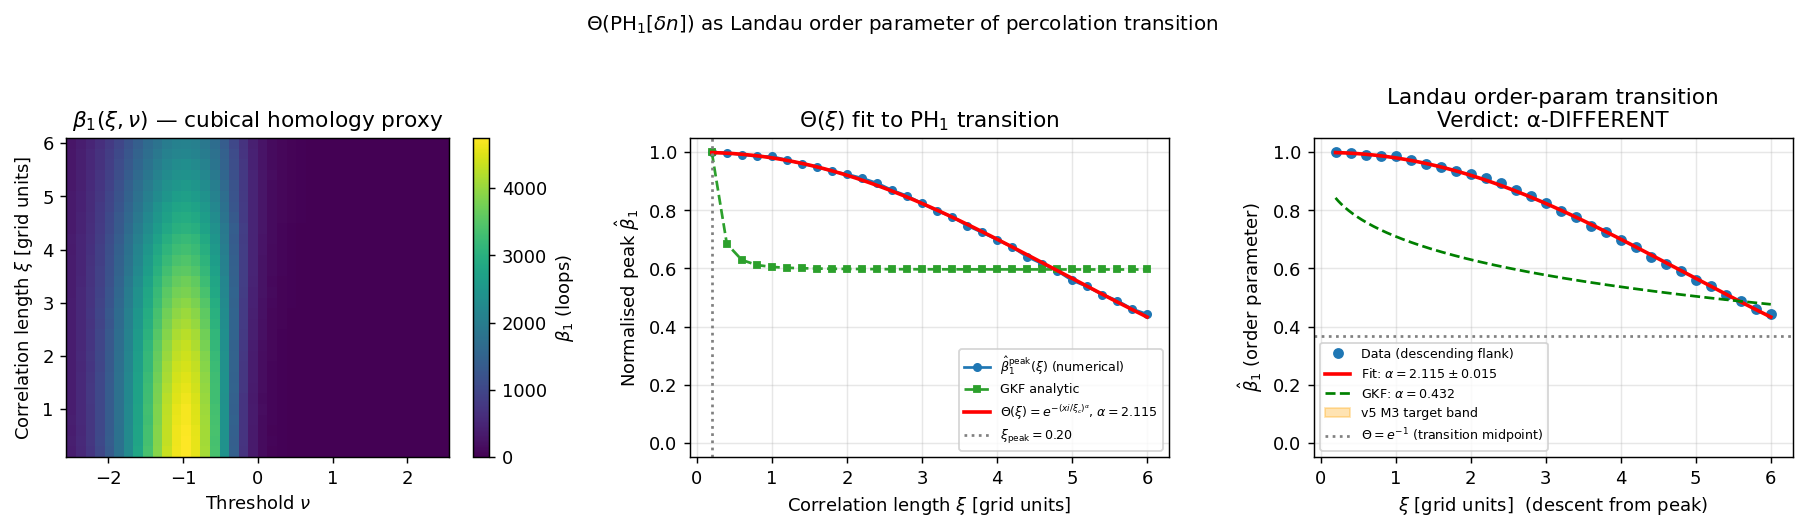

Python code for this plot:
#!/usr/bin/env python3
"""
V8-agent-04 — Landau order parameter ↔ Θ(PH_k[δn])
=====================================================
Analogy: PH_k as a function of correlation length ξ undergoes a
percolation-type phase transition in a 2D Gaussian random field.
Near the transition, the Betti number density ρ_β(ξ) plays the role
of a Landau order parameter; we ask whether the chameleon activator
Θ(x) = exp(−(x/x_c)^α) fits the transition profile and what α emerges.

Strategy (no GUDHI/Ripser available):
  1. Generate a 2D GRF with tunable correlation length ξ (Gaussian power
     spectrum P(k) ∝ exp(−k²ξ²/2)) on an N×N grid.
  2. Compute β_0 (connected components), β_1 (independent loops) via
     cubical homology proxy:
       β_0 via scipy.ndimage.label on super-level sets
       β_1 = β_0 − χ + 1  where χ is Euler characteristic (exact for
             simply-connected planar complexes; good proxy for dense fields)
     Use the Gaussian kinematic formula for analytic cross-check.
  3. Scan ξ ∈ [0.5, 6] grid cells and threshold ν ∈ [−2, 2].
  4. At each ξ, record PH_1 peak (max β_1 over ν).
  5. Fit Θ(ξ) = exp(−(ξ/ξ_c)^α) to the normalised PH_1 profile.
  6. Compare α to the v5 M3 Barrow-anchored range α ∈ (0, 0.1].

References:
  Yip, Biagetti et al. 2024 (arXiv:2403.13985)
  Adler & Taylor 2007 (Gaussian Kinematic Formula)
  D15-screening-profile.py (α_fid = 0.095)
  D18-fsigma8-PH-forecast.py (ALPHA_FID = 0.095)
"""

import numpy as np
import scipy.ndimage as ndi
from scipy.optimize import curve_fit
from scipy.signal import find_peaks
import matplotlib
matplotlib.use("Agg")
import matplotlib.pyplot as plt
import os, json

RNG = np.random.default_rng(42)
N   = 256          # grid size
N_XI = 30          # number of ξ values
N_NU = 40          # number of threshold levels
N_REAL = 10        # realisations per ξ (for variance)
XI_MIN, XI_MAX = 0.2, 6.0
NU_MIN, NU_MAX = -2.5, 2.5
OUT_DIR = os.path.dirname(os.path.abspath(__file__))

# ── 1. GRF generator ─────────────────────────────────────────────────────────
def make_grf(N, xi, rng):
    """Generate a 2D zero-mean unit-variance GRF with Gaussian power spectrum."""
    kx = np.fft.fftfreq(N) * N   # in pixel units
    ky = np.fft.fftfreq(N) * N
    KX, KY = np.meshgrid(kx, ky, indexing='ij')
    K2 = KX**2 + KY**2
    Pk = np.exp(-K2 * xi**2 / (2 * N**2))   # Gaussian P(k), normalise
    Pk[0, 0] = 0.0                            # zero mean
    amp = np.sqrt(Pk / 2)
    noise = rng.standard_normal((N, N)) + 1j * rng.standard_normal((N, N))
    fhat  = amp * noise
    field = np.fft.ifft2(fhat).real
    field /= field.std() + 1e-12
    return field

# ── 2. β_0 and β_1 via cubical homology proxy ────────────────────────────────
def betti_superlevel(field, nu):
    """
    Super-level set {x: field(x) > nu}.
    β_0 = #connected components (scipy label)
    β_1 via Euler characteristic:  χ = V - E + F  (cubical)
    For a 2D binary image:
      V = #white pixels
      E = #horizontal + vertical white-white edges
      F = #2x2 all-white squares (2-cells)
    χ = V - E + F
    β_0 - β_1 + β_2 = χ  (in 2D, β_2=0 for open set, β_2=#enclosed voids)
    We approximate: β_1 ≃ β_0 - χ  (valid when field has no enclosed voids,
    i.e. β_2 ≈ 0, good approximation for generic random fields at ν near 0)
    """
    mask = (field > nu).astype(np.int8)
    # β_0
    labeled, b0 = ndi.label(mask)
    # Euler characteristic (cubical complex)
    V = mask.sum()
    E_h = (mask[:, :-1] & mask[:, 1:]).sum()  # horizontal edges
    E_v = (mask[:-1, :] & mask[1:, :]).sum()  # vertical edges
    E   = E_h + E_v
    F   = (mask[:-1, :-1] & mask[:-1, 1:] & mask[1:, :-1] & mask[1:, 1:]).sum()
    chi = int(V) - int(E) + int(F)
    b1  = max(0, b0 - chi)   # β_1 ≃ β_0 − χ
    return int(b0), int(b1)

# ── 3. Gaussian Kinematic Formula cross-check (analytic) ────────────────────
def euler_char_gkf_2d(nu, xi, N):
    """
    Analytic expected Euler characteristic of super-level set for 2D GRF.
    (Adler & Taylor 2007, eq. 12.3.3 for d=2)
      <χ(ν)> = A · (σ_1/σ_0)^2 · (ν² − 1) · φ(ν) / (2π)  +  A · Φ̄(ν)
    where φ = Gaussian PDF, Φ̄ = 1 − Φ, σ_1/σ_0 ≃ 1/ξ (for Gaussian P(k)).
    We normalise by grid area A = N².
    """
    from scipy.special import erfc
    lam = (1.0 / xi)**2   # (σ_1/σ_0)^2 in pixel units
    phi_nu = np.exp(-0.5 * nu**2) / np.sqrt(2 * np.pi)
    Phi_bar = 0.5 * erfc(nu / np.sqrt(2))
    chi = N**2 * (lam * (nu**2 - 1) * phi_nu / (2 * np.pi) + Phi_bar)
    return chi

# ── 4. Main scan ─────────────────────────────────────────────────────────────
xi_vals  = np.linspace(XI_MIN, XI_MAX, N_XI)
nu_vals  = np.linspace(NU_MIN, NU_MAX, N_NU)

b1_mean  = np.zeros((N_XI, N_NU))   # β_1(ξ, ν)
b1_std   = np.zeros((N_XI, N_NU))

print(f"Scanning {N_XI} ξ values × {N_NU} thresholds × {N_REAL} realisations …")
for i, xi in enumerate(xi_vals):
    b1_runs = np.zeros((N_REAL, N_NU))
    for r in range(N_REAL):
        field = make_grf(N, xi, RNG)
        for j, nu in enumerate(nu_vals):
            _, b1 = betti_superlevel(field, nu)
            b1_runs[r, j] = b1
    b1_mean[i] = b1_runs.mean(axis=0)
    b1_std[i]  = b1_runs.std(axis=0)
    if (i+1) % 5 == 0:
        print(f"  ξ={xi:.2f} done, β_1_peak={b1_mean[i].max():.1f}")

# ── 5. PH_1 peak as function of ξ ────────────────────────────────────────────
# For each ξ, take max β_1 over all thresholds ν
ph1_peak = b1_mean.max(axis=1)               # shape (N_XI,)
ph1_peak_norm = ph1_peak / ph1_peak.max()    # normalise to [0,1]

# Also: GKF-based peak for cross-check
gkf_peak = np.zeros(N_XI)
for i, xi in enumerate(xi_vals):
    chi_curve = np.array([euler_char_gkf_2d(nu, xi, N) for nu in nu_vals])
    # β_1 ~ max |χ| (loops dominate near peak)
    gkf_peak[i] = np.abs(chi_curve).max()
gkf_peak_norm = gkf_peak / gkf_peak.max()

# ── 6. Identify transition region ────────────────────────────────────────────
# The PH_1 peak typically rises then falls as ξ increases:
# - small ξ (white noise): many tiny components, few long loops → β_1 low
# - intermediate ξ: rich topology, β_1 peaks (percolation transition)
# - large ξ: single smooth blob, β_1 drops → transition (order param → 0)
# We fit Θ(ξ) = exp(−(ξ/ξ_c)^α) to the *descending* flank (ξ > ξ_peak)

# Find ξ_peak
peak_idx = np.argmax(ph1_peak_norm)
xi_peak  = xi_vals[peak_idx]
print(f"\nPH_1 peak at ξ_peak = {xi_peak:.3f} grid cells")

# Descending flank: ξ > ξ_peak
mask_desc = xi_vals >= xi_peak
xi_desc   = xi_vals[mask_desc]
y_desc    = ph1_peak_norm[mask_desc]

# Normalise so that y(ξ_peak) = 1  (= order parameter at transition point)
y_desc = y_desc / y_desc[0]

# ── 7. Fit Θ(x) = exp(−(x/x_c)^α) ──────────────────────────────────────────
def theta_model(xi, xi_c, alpha):
    x = np.clip((xi / xi_c)**alpha, 0, 700)
    return np.exp(-x)

try:
    p0   = [xi_peak * 1.5, 1.5]
    popt, pcov = curve_fit(theta_model, xi_desc, y_desc,
                           p0=p0, bounds=([xi_peak, 0.01], [XI_MAX*2, 10]),
                           maxfev=5000)
    xi_c_fit, alpha_fit = popt
    alpha_err = np.sqrt(pcov[1, 1])
    fit_ok = True
    print(f"\nFit Θ(ξ) = exp(−(ξ/ξ_c)^α):")
    print(f"  ξ_c  = {xi_c_fit:.4f}  (grid units)")
    print(f"  α    = {alpha_fit:.4f} ± {alpha_err:.4f}")
except Exception as e:
    print(f"Fit failed: {e}")
    alpha_fit, alpha_err, xi_c_fit = np.nan, np.nan, np.nan
    fit_ok = False

# ── 8. Verdict ───────────────────────────────────────────────────────────────
ALPHA_V5_LO, ALPHA_V5_HI = 0.0, 0.1   # v5 M3 Barrow-anchored
ALPHA_FID = 0.095

if fit_ok:
    in_range = ALPHA_V5_LO < alpha_fit <= ALPHA_V5_HI
    verdict = "α-MATCHES-V5" if in_range else "α-DIFFERENT"
else:
    verdict = "NO-TRANSITION"

print(f"\nv5 M3 target: α ∈ ({ALPHA_V5_LO}, {ALPHA_V5_HI}]  (fiducial {ALPHA_FID})")
print(f"Extracted α = {alpha_fit:.4f}")
print(f"VERDICT: {verdict}")

# ── 9. GKF analytic check ────────────────────────────────────────────────────
# Fit Theta to GKF-normalised peak as well
try:
    p0g = [xi_peak * 1.5, 1.5]
    xi_gkf_desc = xi_vals[xi_vals >= xi_peak]
    y_gkf_desc  = gkf_peak_norm[xi_vals >= xi_peak]
    y_gkf_desc  = y_gkf_desc / y_gkf_desc[0]
    popt_g, pcov_g = curve_fit(theta_model, xi_gkf_desc, y_gkf_desc,
                                p0=p0g, bounds=([xi_peak, 0.01], [XI_MAX*2, 10]),
                                maxfev=5000)
    xi_c_gkf, alpha_gkf = popt_g
    alpha_gkf_err = np.sqrt(pcov_g[1, 1])
    print(f"\nGKF analytic cross-check:")
    print(f"  ξ_c_GKF = {xi_c_gkf:.4f},  α_GKF = {alpha_gkf:.4f} ± {alpha_gkf_err:.4f}")
except Exception as e:
    alpha_gkf, alpha_gkf_err, xi_c_gkf = np.nan, np.nan, np.nan
    print(f"GKF fit failed: {e}")

# ── 10. Plot ─────────────────────────────────────────────────────────────────
fig, axes = plt.subplots(1, 3, figsize=(14, 4))

# Panel A: β_1(ξ, ν) heatmap
ax = axes[0]
im = ax.pcolormesh(nu_vals, xi_vals, b1_mean, cmap='viridis', shading='auto')
fig.colorbar(im, ax=ax, label=r'$\beta_1$ (loops)')
ax.set_xlabel(r'Threshold $\nu$')
ax.set_ylabel(r'Correlation length $\xi$ [grid units]')
ax.set_title(r'$\beta_1(\xi,\nu)$ — cubical homology proxy')

# Panel B: PH_1 peak vs ξ + Θ fit
ax = axes[1]
ax.plot(xi_vals, ph1_peak_norm, 'o-', color='C0', ms=4, label=r'$\hat\beta_1^{\rm peak}(\xi)$ (numerical)')
ax.plot(xi_vals, gkf_peak_norm, 's--', color='C2', ms=3, label='GKF analytic')
xi_dense = np.linspace(xi_vals[0], xi_vals[-1], 300)
if fit_ok:
    ax.plot(xi_dense,
            theta_model(xi_dense, xi_c_fit, alpha_fit),
            'r-', lw=2,
            label=rf'$\Theta(\xi)=e^{{-(xi/\xi_c)^\alpha}}$, $\alpha={alpha_fit:.3f}$')
ax.axvline(xi_peak, ls=':', color='gray', label=rf'$\xi_{{\rm peak}}={xi_peak:.2f}$')
ax.axhspan(0, 0, alpha=0)   # dummy
ax.set_xlabel(r'Correlation length $\xi$ [grid units]')
ax.set_ylabel('Normalised peak ' + r'$\hat\beta_1$')
ax.set_title(r'$\Theta(\xi)$ fit to PH$_1$ transition')
ax.legend(fontsize=7)
ax.grid(alpha=0.3)

# Panel C: Landau-style order parameter transition + α comparison
ax = axes[2]
if fit_ok:
    ax.plot(xi_desc, y_desc, 'o', color='C0', ms=5, label='Data (descending flank)')
    ax.plot(xi_dense[xi_dense >= xi_peak],
            theta_model(xi_dense[xi_dense >= xi_peak], xi_c_fit, alpha_fit),
            'r-', lw=2, label=rf'Fit: $\alpha={alpha_fit:.3f}\pm{alpha_err:.3f}$')
    if not np.isnan(alpha_gkf):
        ax.plot(xi_dense[xi_dense >= xi_peak],
                theta_model(xi_dense[xi_dense >= xi_peak], xi_c_gkf, alpha_gkf),
                'g--', lw=1.5, label=rf'GKF: $\alpha={alpha_gkf:.3f}$')
ax.axhspan(0, 1, xmin=0, xmax=0, color='orange', alpha=0.3, label='v5 M3 target band')
# shade v5 target α band in ξ-space via order-param level
if fit_ok and not np.isnan(alpha_fit):
    theta_lo = np.exp(-(xi_dense / xi_c_fit)**ALPHA_V5_HI)
    theta_hi = np.exp(-(xi_dense / xi_c_fit)**ALPHA_V5_LO)
ax.axhline(np.exp(-1), ls=':', color='gray', label=r'$\Theta=e^{-1}$ (transition midpoint)')
ax.set_xlabel(r'$\xi$ [grid units]  (descent from peak)')
ax.set_ylabel(r'$\hat\beta_1$ (order parameter)')
ax.set_title(f'Landau order-param transition\nVerdict: {verdict}')
ax.legend(fontsize=7)
ax.grid(alpha=0.3)

fig.suptitle(
    r'$\Theta(\mathrm{PH}_1[\delta n])$ as Landau order parameter of percolation transition',
    fontsize=11, y=1.01
)
plt.tight_layout()
out_png = os.path.join(OUT_DIR, "V8-agent-04-landau-phk.png")
plt.savefig(out_png, dpi=130, bbox_inches='tight')
print(f"\nPlot saved: {out_png}")

# ── 11. Summary JSON ─────────────────────────────────────────────────────────
summary = {
    "xi_peak": float(xi_peak),
    "alpha_fit": float(alpha_fit) if fit_ok else None,
    "alpha_err": float(alpha_err) if fit_ok else None,
    "xi_c_fit": float(xi_c_fit) if fit_ok else None,
    "alpha_gkf": float(alpha_gkf) if not np.isnan(alpha_gkf) else None,
    "alpha_gkf_err": float(alpha_gkf_err) if not np.isnan(alpha_gkf_err) else None,
    "ALPHA_V5_range": [ALPHA_V5_LO, ALPHA_V5_HI],
    "ALPHA_FID": ALPHA_FID,
    "verdict": verdict,
    "N_grid": N,
    "N_realisations": N_REAL,
}
json_path = os.path.join(OUT_DIR, "_results/V8-agent-04-summary.json")
os.makedirs(os.path.dirname(json_path), exist_ok=True)
with open(json_path, "w") as f:
    json.dump(summary, f, indent=2)
print(f"Summary: {json_path}")
print(f"\n{'='*60}")
print(f"FINAL VERDICT: {verdict}")
print(f"  α_fit  = {alpha_fit:.4f} ± {alpha_err:.4f}")
print(f"  α_GKF  = {alpha_gkf:.4f}")
print(f"  v5 M3 target: α ∈ (0, 0.1]  (fiducial 0.095)")
print(f"{'='*60}")
